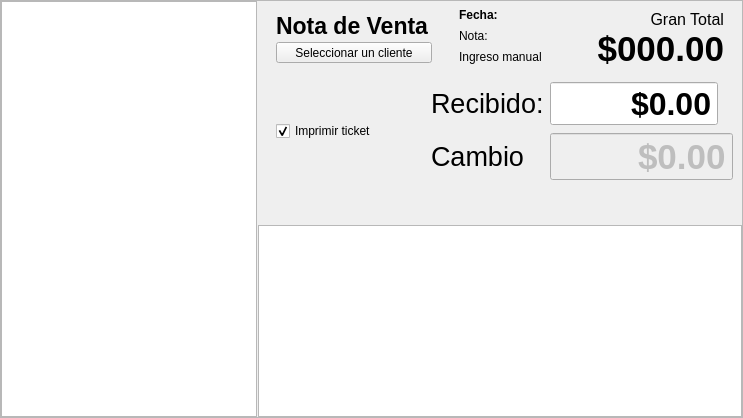
      <widget class="QWidget" name="page">
       <layout class="QVBoxLayout" name="verticalLayout_2">
        <property name="spacing">
         <number>0</number>
        </property>
        <property name="margin">
         <number>0</number>
        </property>
        <item>
         <widget class="QFrame" name="frTablas">
          <property name="sizePolicy">
           <sizepolicy hsizetype="Preferred" vsizetype="Expanding">
            <horstretch>0</horstretch>
            <verstretch>0</verstretch>
           </sizepolicy>
          </property>
          <property name="frameShape">
           <enum>QFrame::StyledPanel</enum>
          </property>
          <property name="frameShadow">
           <enum>QFrame::Raised</enum>
          </property>
          <layout class="QVBoxLayout" name="verticalLayout_9">
           <property name="spacing">
            <number>0</number>
           </property>
           <property name="margin">
            <number>0</number>
           </property>
           <item>
            <widget class="QSplitter" name="splitter">
             <property name="orientation">
              <enum>Qt::Horizontal</enum>
             </property>
             <property name="handleWidth">
              <number>1</number>
             </property>
             <widget class="QWidget" name="layoutWidget">
              <layout class="QVBoxLayout" name="verticalLayout_3">
               <item>
                <widget class="QTableView" name="lista2">
                 <property name="font">
                  <font>
                   <pointsize>12</pointsize>
                  </font>
                 </property>
                 <property name="contextMenuPolicy">
                  <enum>Qt::CustomContextMenu</enum>
                 </property>
                 <property name="lineWidth">
                  <number>0</number>
                 </property>
                 <property name="verticalScrollBarPolicy">
                  <enum>Qt::ScrollBarAlwaysOff</enum>
                 </property>
                 <property name="editTriggers">
                  <set>QAbstractItemView::NoEditTriggers</set>
                 </property>
                 <property name="alternatingRowColors">
                  <bool>true</bool>
                 </property>
                 <property name="selectionBehavior">
                  <enum>QAbstractItemView::SelectRows</enum>
                 </property>
                 <property name="showGrid">
                  <bool>false</bool>
                 </property>
                 <attribute name="horizontalHeaderVisible">
                  <bool>false</bool>
                 </attribute>
                 <attribute name="verticalHeaderVisible">
                  <bool>false</bool>
                 </attribute>
                </widget>
               </item>
              </layout>
             </widget>
             <widget class="QFrame" name="gcanasta">
              <property name="sizePolicy">
               <sizepolicy hsizetype="Expanding" vsizetype="Expanding">
                <horstretch>0</horstretch>
                <verstretch>0</verstretch>
               </sizepolicy>
              </property>
              <layout class="QVBoxLayout" name="verticalLayout_8">
               <property name="spacing">
                <number>0</number>
               </property>
               <property name="margin">
                <number>0</number>
               </property>
               <item>
                <layout class="QVBoxLayout" name="verticalLayout_5">
                 <property name="spacing">
                  <number>0</number>
                 </property>
                 <item>
                  <widget class="QFrame" name="gingreso">
                   <property name="sizePolicy">
                    <sizepolicy hsizetype="Preferred" vsizetype="Fixed">
                     <horstretch>0</horstretch>
                     <verstretch>200</verstretch>
                    </sizepolicy>
                   </property>
                   <layout class="QHBoxLayout" name="horizontalLayout_9">
                    <property name="topMargin">
                     <number>0</number>
                    </property>
                    <property name="bottomMargin">
                     <number>0</number>
                    </property>
                    <item>
                     <widget class="QWidget" name="widget_2" native="true">
                      <property name="sizePolicy">
                       <sizepolicy hsizetype="Expanding" vsizetype="Preferred">
                        <horstretch>0</horstretch>
                        <verstretch>0</verstretch>
                       </sizepolicy>
                      </property>
                      <layout class="QVBoxLayout" name="verticalLayout_6">
                       <property name="spacing">
                        <number>0</number>
                       </property>
                       <item>
                        <widget class="QLabel" name="logo">
                         <property name="sizePolicy">
                          <sizepolicy hsizetype="Expanding" vsizetype="Preferred">
                           <horstretch>0</horstretch>
                           <verstretch>0</verstretch>
                          </sizepolicy>
                         </property>
                         <property name="font">
                          <font>
                           <pointsize>17</pointsize>
                           <weight>75</weight>
                           <bold>true</bold>
                          </font>
                         </property>
                         <property name="text">
                          <string>Nota de Venta</string>
                         </property>
                         <property name="alignment">
                          <set>Qt::AlignLeading|Qt::AlignLeft|Qt::AlignVCenter</set>
                         </property>
                        </widget>
                       </item>
                       <item>
                        <widget class="QToolButton" name="csCliente">
                         <property name="sizePolicy">
                          <sizepolicy hsizetype="Preferred" vsizetype="Fixed">
                           <horstretch>0</horstretch>
                           <verstretch>0</verstretch>
                          </sizepolicy>
                         </property>
                         <property name="maximumSize">
                          <size>
                           <width>190</width>
                           <height>16777215</height>
                          </size>
                         </property>
                         <property name="toolTip">
                          <string>&lt;!DOCTYPE HTML PUBLIC &quot;-//W3C//DTD HTML 4.0//EN&quot; &quot;http://www.w3.org/TR/REC-html40/strict.dtd&quot;&gt;
&lt;html&gt;&lt;head&gt;&lt;meta name=&quot;qrichtext&quot; content=&quot;1&quot; /&gt;&lt;style type=&quot;text/css&quot;&gt;
p, li { white-space: pre-wrap; }
&lt;/style&gt;&lt;/head&gt;&lt;body style=&quot; font-family:'Sans'; font-size:10pt; font-weight:400; font-style:normal;&quot;&gt;
&lt;p style=&quot; margin-top:0px; margin-bottom:0px; margin-left:0px; margin-right:0px; -qt-block-indent:0; text-indent:0px;&quot;&gt;Para seleccionar un cliente de manera rapida solo presione las teclas &quot;&lt;span style=&quot; font-weight:600;&quot;&gt;Control&lt;/span&gt;&quot; y &quot;&lt;span style=&quot; font-weight:600;&quot;&gt;K&lt;/span&gt;&quot;&lt;/p&gt;&lt;/body&gt;&lt;/html&gt;</string>
                         </property>
                         <property name="text">
                          <string>Seleccionar un cliente</string>
                         </property>
                         <property name="icon">
                          <iconset resource="../../2.3/icons.qrc">
                           <normaloff>:/actions/images/actions/black_18/administrator.png</normaloff>:/actions/images/actions/black_18/administrator.png</iconset>
                         </property>
                         <property name="iconSize">
                          <size>
                           <width>18</width>
                           <height>18</height>
                          </size>
                         </property>
                         <property name="shortcut">
                          <string>Ctrl+K</string>
                         </property>
                         <property name="autoRepeat">
                          <bool>true</bool>
                         </property>
                         <property name="toolButtonStyle">
                          <enum>Qt::ToolButtonTextBesideIcon</enum>
                         </property>
                        </widget>
                       </item>
                      </layout>
                     </widget>
                    </item>
                    <item>
                     <widget class="QWidget" name="wLetreros" native="true">
                      <property name="sizePolicy">
                       <sizepolicy hsizetype="Preferred" vsizetype="Preferred">
                        <horstretch>0</horstretch>
                        <verstretch>0</verstretch>
                       </sizepolicy>
                      </property>
                      <layout class="QVBoxLayout" name="verticalLayout">
                       <property name="spacing">
                        <number>2</number>
                       </property>
                       <property name="leftMargin">
                        <number>12</number>
                       </property>
                       <property name="topMargin">
                        <number>2</number>
                       </property>
                       <property name="rightMargin">
                        <number>12</number>
                       </property>
                       <property name="bottomMargin">
                        <number>2</number>
                       </property>
                       <item>
                        <widget class="QLabel" name="lfecha">
                         <property name="sizePolicy">
                          <sizepolicy hsizetype="Preferred" vsizetype="Fixed">
                           <horstretch>0</horstretch>
                           <verstretch>0</verstretch>
                          </sizepolicy>
                         </property>
                         <property name="text">
                          <string>&lt;b&gt;Fecha:&lt;/b&gt;</string>
                         </property>
                         <property name="textFormat">
                          <enum>Qt::RichText</enum>
                         </property>
                        </widget>
                       </item>
                       <item>
                        <widget class="QLabel" name="lnota">
                         <property name="sizePolicy">
                          <sizepolicy hsizetype="Preferred" vsizetype="Fixed">
                           <horstretch>0</horstretch>
                           <verstretch>0</verstretch>
                          </sizepolicy>
                         </property>
                         <property name="text">
                          <string>Nota:</string>
                         </property>
                         <property name="textFormat">
                          <enum>Qt::RichText</enum>
                         </property>
                        </widget>
                       </item>
                       <item>
                        <widget class="QLabel" name="lblModo">
                         <property name="sizePolicy">
                          <sizepolicy hsizetype="Preferred" vsizetype="Fixed">
                           <horstretch>0</horstretch>
                           <verstretch>0</verstretch>
                          </sizepolicy>
                         </property>
                         <property name="font">
                          <font>
                           <pointsize>9</pointsize>
                          </font>
                         </property>
                         <property name="text">
                          <string>Ingreso manual</string>
                         </property>
                        </widget>
                       </item>
                      </layout>
                     </widget>
                    </item>
                    <item>
                     <widget class="QWidget" name="widget_5" native="true">
                      <property name="sizePolicy">
                       <sizepolicy hsizetype="Expanding" vsizetype="Fixed">
                        <horstretch>0</horstretch>
                        <verstretch>0</verstretch>
                       </sizepolicy>
                      </property>
                      <layout class="QVBoxLayout" name="verticalLayout_15">
                       <property name="spacing">
                        <number>0</number>
                       </property>
                       <property name="bottomMargin">
                        <number>3</number>
                       </property>
                       <item>
                        <widget class="QLabel" name="resumen">
                         <property name="sizePolicy">
                          <sizepolicy hsizetype="Preferred" vsizetype="Fixed">
                           <horstretch>0</horstretch>
                           <verstretch>0</verstretch>
                          </sizepolicy>
                         </property>
                         <property name="font">
                          <font>
                           <pointsize>12</pointsize>
                          </font>
                         </property>
                         <property name="text">
                          <string>Gran Total</string>
                         </property>
                         <property name="alignment">
                          <set>Qt::AlignRight|Qt::AlignTrailing|Qt::AlignVCenter</set>
                         </property>
                        </widget>
                       </item>
                       <item>
                        <widget class="QLabel" name="ltotal">
                         <property name="sizePolicy">
                          <sizepolicy hsizetype="Preferred" vsizetype="Fixed">
                           <horstretch>0</horstretch>
                           <verstretch>0</verstretch>
                          </sizepolicy>
                         </property>
                         <property name="font">
                          <font>
                           <pointsize>26</pointsize>
                           <weight>75</weight>
                           <bold>true</bold>
                          </font>
                         </property>
                         <property name="text">
                          <string>$000.00</string>
                         </property>
                         <property name="scaledContents">
                          <bool>true</bool>
                         </property>
                         <property name="alignment">
                          <set>Qt::AlignRight|Qt::AlignTrailing|Qt::AlignVCenter</set>
                         </property>
                         <property name="margin">
                          <number>5</number>
                         </property>
                        </widget>
                       </item>
                      </layout>
                     </widget>
                    </item>
                   </layout>
                  </widget>
                 </item>
                 <item>
                  <widget class="QWidget" name="wResumen" native="true">
                   <property name="minimumSize">
                    <size>
                     <width>0</width>
                     <height>20</height>
                    </size>
                   </property>
                   <layout class="QHBoxLayout" name="horizontalLayout_5">
                    <item>
                     <widget class="QWidget" name="widget" native="true">
                      <layout class="QVBoxLayout" name="verticalLayout_11">
                       <item>
                        <widget class="QCheckBox" name="chbImprimirTicket">
                         <property name="text">
                          <string>Imprimir ticket</string>
                         </property>
                         <property name="checked">
                          <bool>true</bool>
                         </property>
                        </widget>
                       </item>
                      </layout>
                     </widget>
                    </item>
                    <item>
                     <spacer name="horizontalSpacer_3">
                      <property name="orientation">
                       <enum>Qt::Horizontal</enum>
                      </property>
                      <property name="sizeHint" stdset="0">
                       <size>
                        <width>40</width>
                        <height>20</height>
                       </size>
                      </property>
                     </spacer>
                    </item>
                    <item>
                     <layout class="QGridLayout" name="gridLayout">
                      <item row="0" column="0">
                       <widget class="QLabel" name="label">
                        <property name="sizePolicy">
                         <sizepolicy hsizetype="Expanding" vsizetype="Preferred">
                          <horstretch>0</horstretch>
                          <verstretch>0</verstretch>
                         </sizepolicy>
                        </property>
                        <property name="font">
                         <font>
                          <pointsize>20</pointsize>
                          <weight>50</weight>
                          <bold>false</bold>
                         </font>
                        </property>
                        <property name="text">
                         <string>Recibido:</string>
                        </property>
                       </widget>
                      </item>
                      <item row="0" column="1">
                       <widget class="QDoubleSpinBox" name="dsbRecibido">
                        <property name="sizePolicy">
                         <sizepolicy hsizetype="Fixed" vsizetype="Fixed">
                          <horstretch>0</horstretch>
                          <verstretch>0</verstretch>
                         </sizepolicy>
                        </property>
                        <property name="font">
                         <font>
                          <pointsize>24</pointsize>
                          <weight>75</weight>
                          <bold>true</bold>
                         </font>
                        </property>
                        <property name="alignment">
                         <set>Qt::AlignRight|Qt::AlignTrailing|Qt::AlignVCenter</set>
                        </property>
                        <property name="buttonSymbols">
                         <enum>QAbstractSpinBox::NoButtons</enum>
                        </property>
                        <property name="prefix">
                         <string>$</string>
                        </property>
                        <property name="maximum">
                         <double>99999.990000000005239</double>
                        </property>
                       </widget>
                      </item>
                      <item row="1" column="0">
                       <widget class="QLabel" name="lblCambio">
                        <property name="sizePolicy">
                         <sizepolicy hsizetype="Expanding" vsizetype="Preferred">
                          <horstretch>0</horstretch>
                          <verstretch>0</verstretch>
                         </sizepolicy>
                        </property>
                        <property name="font">
                         <font>
                          <pointsize>20</pointsize>
                          <weight>50</weight>
                          <bold>false</bold>
                         </font>
                        </property>
                        <property name="text">
                         <string>Cambio</string>
                        </property>
                       </widget>
                      </item>
                      <item row="1" column="1">
                       <widget class="QDoubleSpinBox" name="dsbCambio">
                        <property name="enabled">
                         <bool>false</bool>
                        </property>
                        <property name="sizePolicy">
                         <sizepolicy hsizetype="Fixed" vsizetype="Fixed">
                          <horstretch>0</horstretch>
                          <verstretch>0</verstretch>
                         </sizepolicy>
                        </property>
                        <property name="font">
                         <font>
                          <pointsize>26</pointsize>
                          <weight>75</weight>
                          <bold>true</bold>
                         </font>
                        </property>
                        <property name="frame">
                         <bool>true</bool>
                        </property>
                        <property name="alignment">
                         <set>Qt::AlignRight|Qt::AlignTrailing|Qt::AlignVCenter</set>
                        </property>
                        <property name="readOnly">
                         <bool>true</bool>
                        </property>
                        <property name="buttonSymbols">
                         <enum>QAbstractSpinBox::NoButtons</enum>
                        </property>
                        <property name="prefix">
                         <string>$</string>
                        </property>
                        <property name="maximum">
                         <double>99999.990000000005239</double>
                        </property>
                       </widget>
                      </item>
                     </layout>
                    </item>
                   </layout>
                  </widget>
                 </item>
                 <item>
                  <widget class="QWidget" name="footer" native="true">
                   <layout class="QHBoxLayout" name="horizontalLayout_4">
                    <property name="spacing">
                     <number>0</number>
                    </property>
                    <property name="sizeConstraint">
                     <enum>QLayout::SetDefaultConstraint</enum>
                    </property>
                    <item>
                     <widget class="QLabel" name="Promo">
                      <property name="font">
                       <font>
                        <pointsize>11</pointsize>
                        <weight>75</weight>
                        <bold>true</bold>
                       </font>
                      </property>
                      <property name="styleSheet">
                       <string notr="true"/>
                      </property>
                      <property name="text">
                       <string/>
                      </property>
                      <property name="alignment">
                       <set>Qt::AlignLeading|Qt::AlignLeft|Qt::AlignVCenter</set>
                      </property>
                      <property name="wordWrap">
                       <bool>true</bool>
                      </property>
                      <property name="margin">
                       <number>5</number>
                      </property>
                     </widget>
                    </item>
                   </layout>
                  </widget>
                 </item>
                 <item>
                  <widget class="QTableView" name="tabla">
                   <property name="font">
                    <font>
                     <pointsize>12</pointsize>
                    </font>
                   </property>
                   <property name="contextMenuPolicy">
                    <enum>Qt::ActionsContextMenu</enum>
                   </property>
                   <property name="editTriggers">
                    <set>QAbstractItemView::NoEditTriggers</set>
                   </property>
                   <property name="alternatingRowColors">
                    <bool>true</bool>
                   </property>
                   <property name="selectionMode">
                    <enum>QAbstractItemView::SingleSelection</enum>
                   </property>
                   <property name="selectionBehavior">
                    <enum>QAbstractItemView::SelectRows</enum>
                   </property>
                   <property name="showGrid">
                    <bool>false</bool>
                   </property>
                   <property name="sortingEnabled">
                    <bool>true</bool>
                   </property>
                   <attribute name="verticalHeaderVisible">
                    <bool>false</bool>
                   </attribute>
                  </widget>
                 </item>
                </layout>
               </item>
              </layout>
             </widget>
            </widget>
           </item>
          </layout>
         </widget>
        </item>
       </layout>
      </widget>
